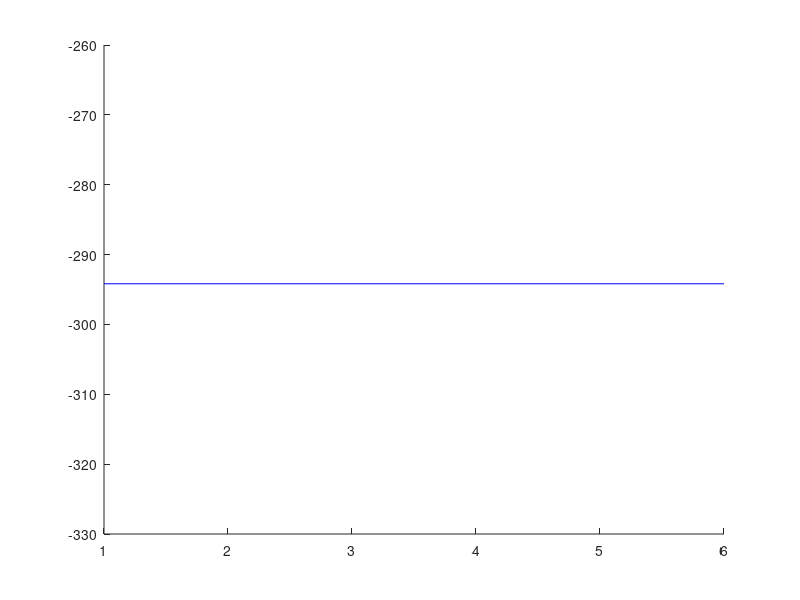

The MATLAB script that drew this image: (Note: this script raises an error after producing the figure.)
figure();
hold on
m_values=[1,2,3,4,5,6];
%nll = -2029.864; % mauna full GP
%nll = 83.864; % solar full GP
%nll = 248.82; % concrete full GP
%ne = -89.3388; % solar full GP
%ne = 2002.6; % mauna full GP
ne = -294.1799; % concrete full GP
plot(m_values,ne*ones(size(m_values)),'b');
scatter(reshape(repmat(m_values,10,1),60,1),reshape(lb_table,60,1),'gx');
plot(m_values,max(lb_table),'g');
scatter(reshape(repmat(m_values,10,1),60,1),reshape(approx_ub_table,60,1),'rx');
plot(m_values,max(approx_ub_table),'r');
%plot(m_values,max(ub_fic_table));
%plot(m_values,max(ub_pic_table));
set(gca,'XTick',[1 2 3 4 5 6]);
set(gca,'XTickLabel',[10 20 40 80 160 320]);
legend('fullGP','VAR LB','highest LB','UB', 'highest UB')
ylabel('negative energy')
xlabel('m')
hold off
saveas(gcf,'plots/approx_ub_concrete.fig')